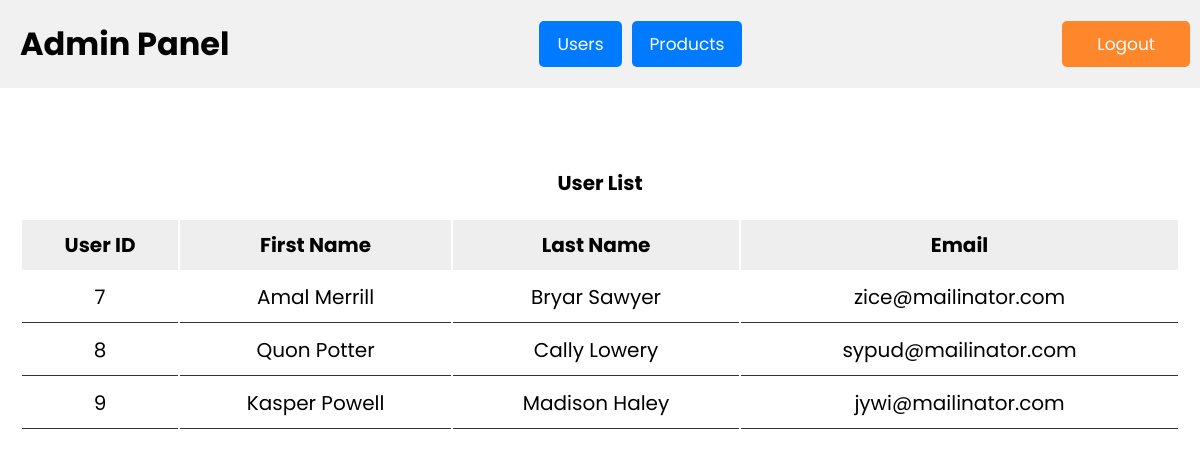
/user/userlist.php, run on an earlier commit of the app's database.
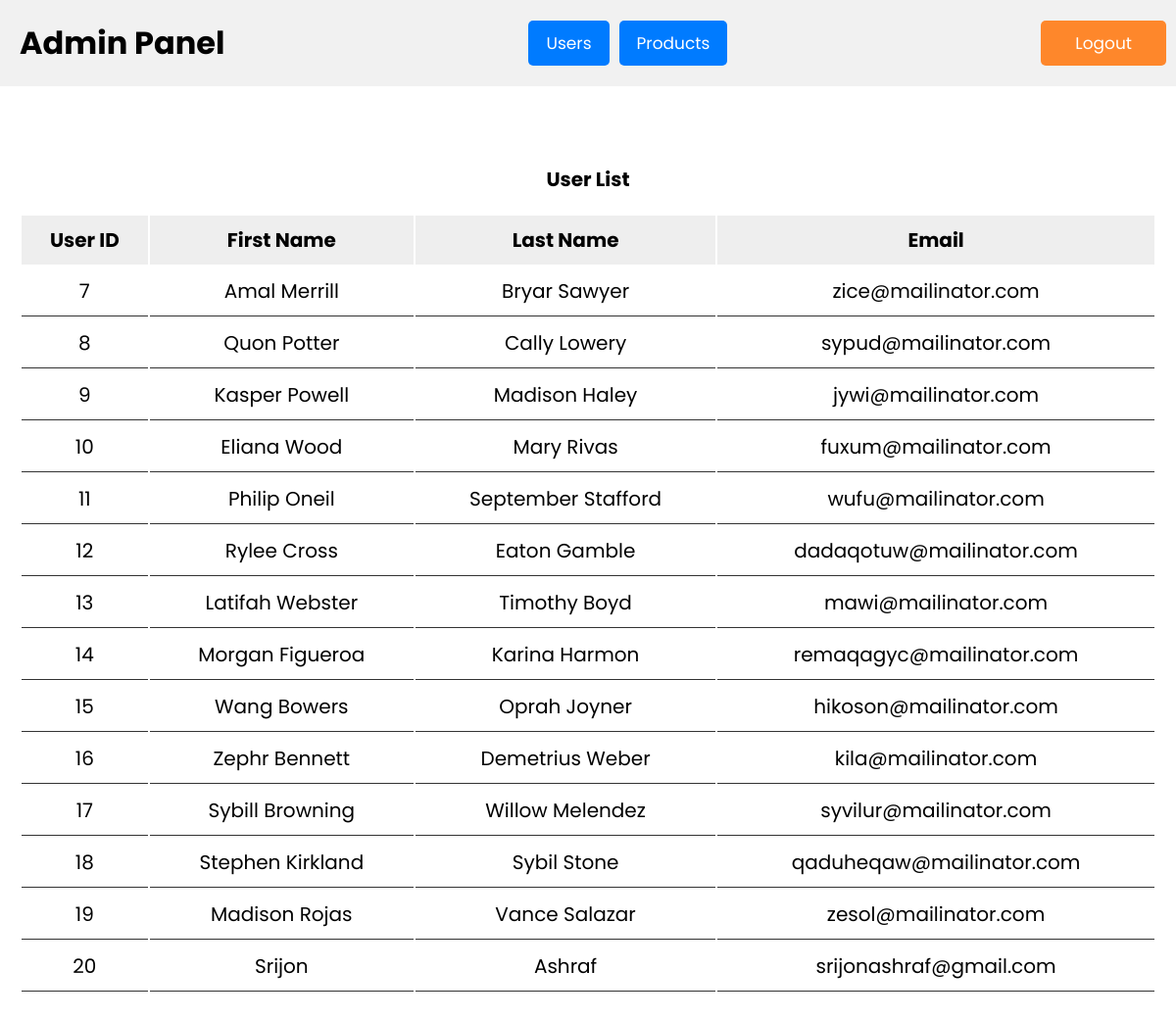
And on a later commit of the database.
### tables this page shows
CREATE TABLE `user` (
  `id` int(11) NOT NULL,
  `first_name` varchar(50) NOT NULL,
  `last_name` varchar(50) NOT NULL,
  `username` varchar(50) NOT NULL,
  `email` varchar(100) NOT NULL,
  `password` varchar(100) NOT NULL
);

### user/userlist.php (the view, shortened to what this page needs)
<!DOCTYPE html>
<html lang="en">
<head>
    <link rel="stylesheet" href="https://cdnjs.cloudflare.com/ajax/libs/font-awesome/6.2.0/css/all.min.css" />
    <link rel="stylesheet" href="../css/adminPanel.css">
</head>
<?php
   @include '../database/config.php';
   $select_users = mysqli_query($conn, "SELECT * FROM user");
   ?>
<body>
    <div class="navbar">
        <div class="navbar-container">
            <h3 class="title">Admin Panel</h3>
            <ul class="nav-links">
                <li><a href="../user/userlist.php">Users</a></li>
                <li><a href="../admin/adminPanel.php">Products</a></li>
            </ul>
            <form action="" method="post">
                <input type="submit" value="Logout" name="adminlogout" class="btn logout-btn">
            </form>
        </div>
    </div>
    <div class="container">
        <div id="user-section">
            <div class="user-display product-display">
                <h1 class="user_title">User List</h1>
                <table class="user-display-table product-display-table">
                    <thead>
                        <tr>
                            <th>User ID</th>
                            <th>First Name</th>
                            <th>Last Name</th>
                            <th>Email</th>
                        </tr>
                    </thead>
                    <tbody>
                        <?php while ($user_row = mysqli_fetch_assoc($select_users)) { ?>
                            <tr>
                                <td><?php echo $user_row['id']; ?></td>
                                <td><?php echo $user_row['first_name']; ?></td>
                                <td><?php echo $user_row['last_name']; ?></td>
                                <td><?php echo $user_row['email']; ?></td>
                            </tr>
                        <?php } ?>
                    </tbody>
                </table>
            </div>
        </div>
    </div>
</body>
</html>

What changed in the data, as far as the page shows it:
added user: id "10", first_name "Eliana Wood", last_name "Mary Rivas", email "fuxum@mailinator.com"
added user: id "11", first_name "Philip Oneil", last_name "September Stafford", email "wufu@mailinator.com"
added user: id "12", first_name "Rylee Cross", last_name "Eaton Gamble", email "dadaqotuw@mailinator.com"
added user: id "13", first_name "Latifah Webster", last_name "Timothy Boyd", email "mawi@mailinator.com"
added user: id "14", first_name "Morgan Figueroa", last_name "Karina Harmon", email "remaqagyc@mailinator.com"
added user: id "15", first_name "Wang Bowers", last_name "Oprah Joyner", email "hikoson@mailinator.com"
added user: id "16", first_name "Zephr Bennett", last_name "Demetrius Weber", email "kila@mailinator.com"
added user: id "17", first_name "Sybill Browning", last_name "Willow Melendez", email "syvilur@mailinator.com"
added user: id "18", first_name "Stephen Kirkland", last_name "Sybil Stone", email "qaduheqaw@mailinator.com"
added user: id "19", first_name "Madison Rojas", last_name "Vance Salazar", email "zesol@mailinator.com"
added user: id "20", first_name "Srijon", last_name "Ashraf", email "srijonashraf@gmail.com"
